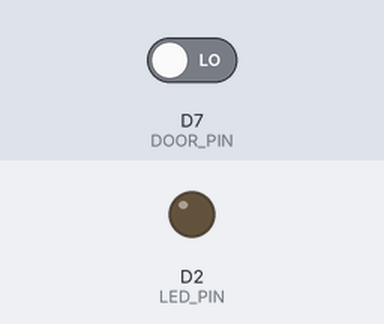
A sketch run on a simulated ESP8266 (NodeMCU). Parts: output pins drawn as LEDs (lit = HIGH). The test bench sets the inputs (shaded band); at power-on: D7 (DOOR_PIN) LOW.

Above: at 1.3 s.
1.4 s: D7 (DOOR_PIN) driven HIGH
At 1.9 s:
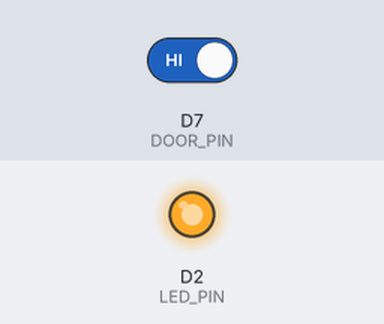
2.9 s: D7 (DOOR_PIN) driven LOW
At 4.2 s:
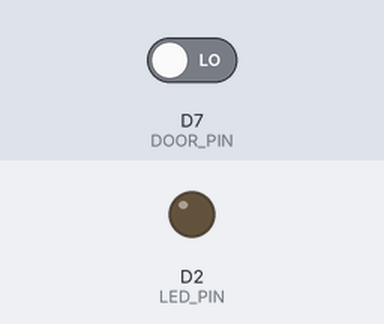
Timing chart, 0 to 5.9 s (numbered marks = the images above; inputs shaded):
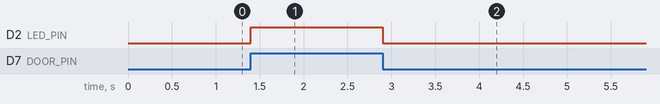

The sketch:

InterruptSample.ino
```cpp
const int DOOR_PIN = D7;
const int LED_PIN = D2;

uint8_t led = LOW;


void setup() {

  Serial.begin(9600);
  delay(100);

  pinMode(DOOR_PIN, INPUT);
  pinMode(LED_PIN, OUTPUT);

  setLED();

  attachInterrupt(DOOR_PIN, highInterrupt, RISING);
}

void loop() {
  setLED();
}

void setLED() {
  digitalWrite(LED_PIN, led);
}

void highInterrupt() {
  led = HIGH;
  detachInterrupt(DOOR_PIN);
  attachInterrupt(DOOR_PIN, lowInterrupt, FALLING);
}


void lowInterrupt() {
  led = LOW;
  detachInterrupt(DOOR_PIN);
  attachInterrupt(DOOR_PIN, highInterrupt, RISING);

}
```

Measured:
- after the input at 1.4 s, D2 (LED_PIN): LOW → HIGH at once
- after the input at 2.9 s, D2 (LED_PIN): HIGH → LOW at once
